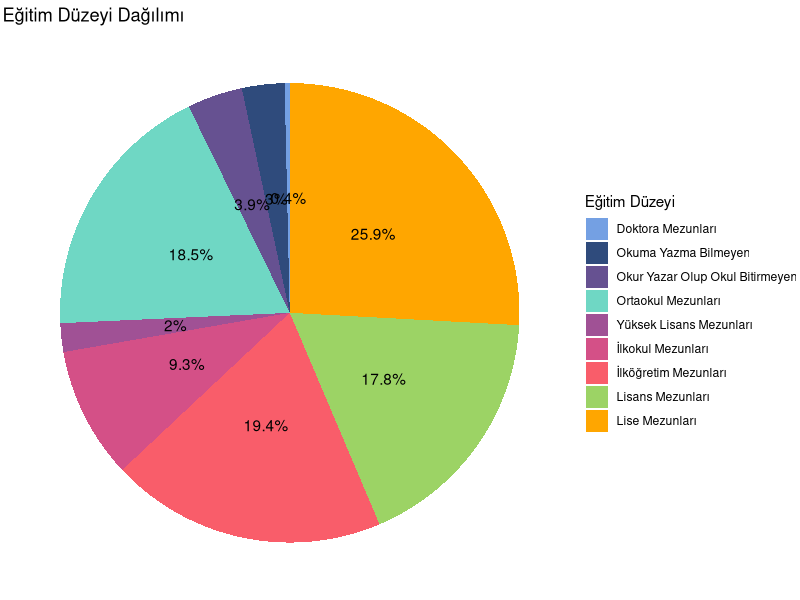
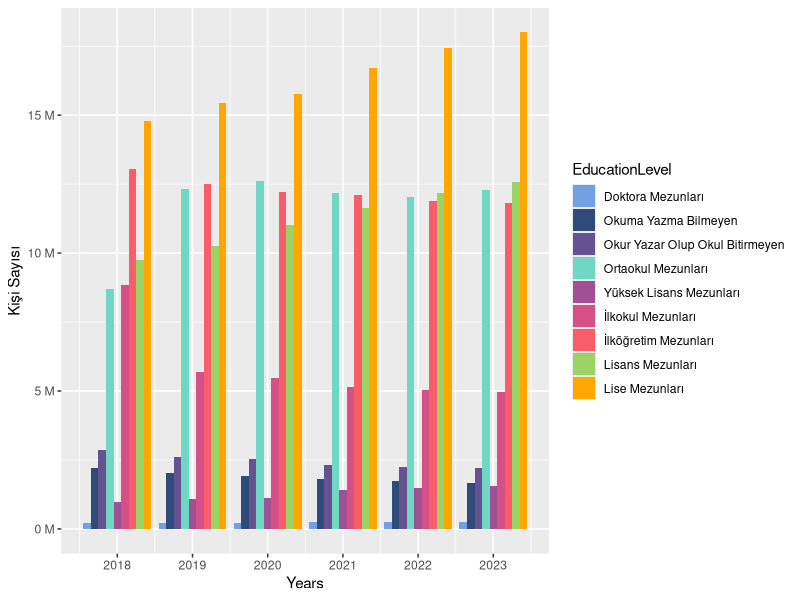
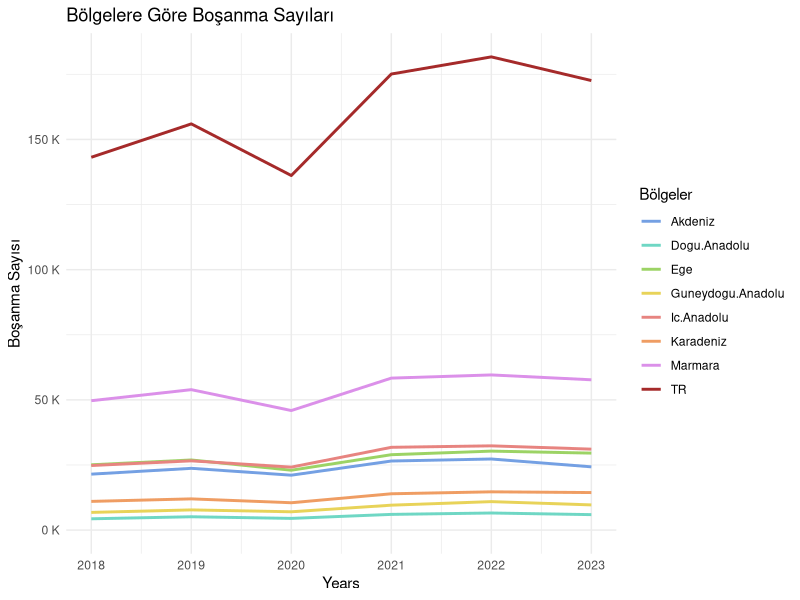
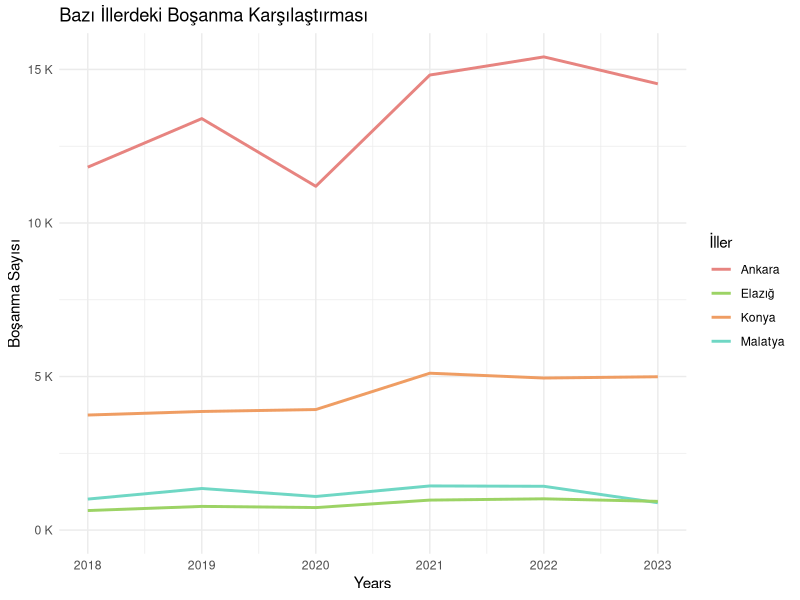
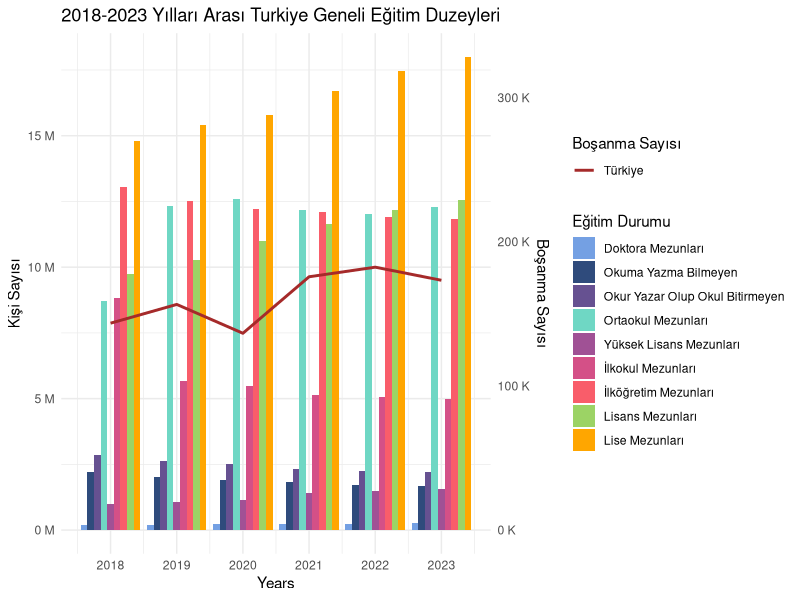
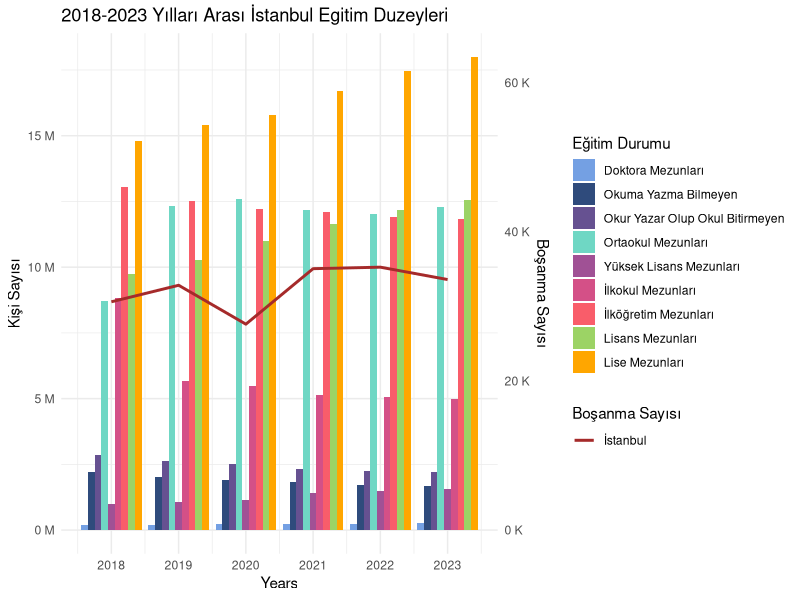
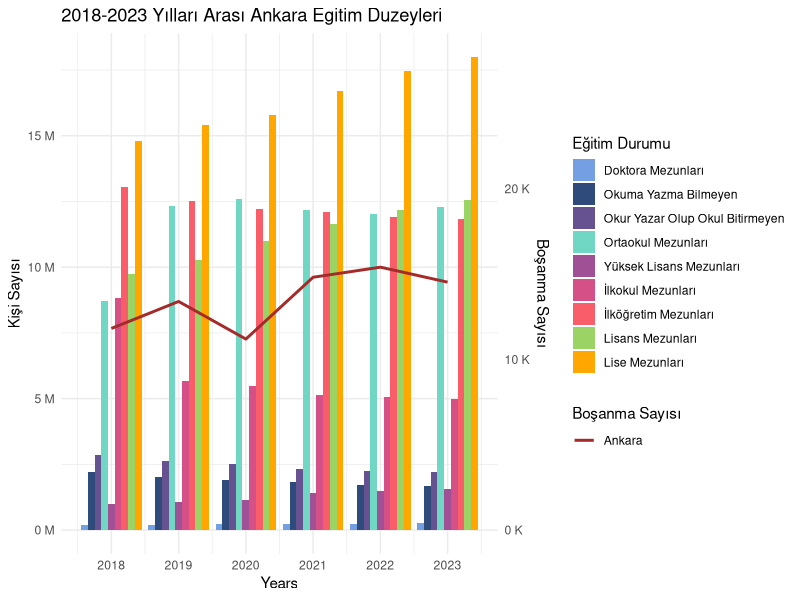
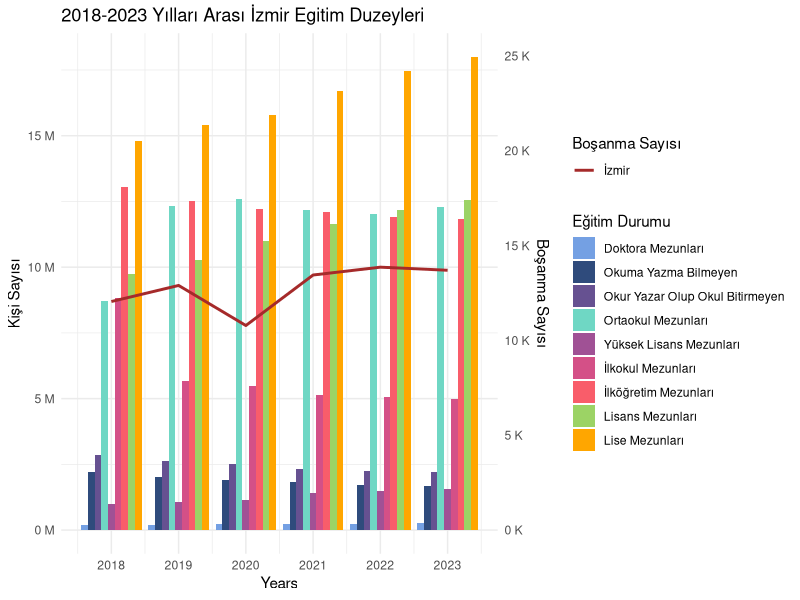

Reproduce these figures in R, in order.
## ---- chunk 1

# Kütüphaneler
suppressPackageStartupMessages(library(readr))
suppressPackageStartupMessages(library(ggplot2))
suppressPackageStartupMessages(library(dplyr))
suppressPackageStartupMessages(library(tidyr))  # pivot_longer fonksiyonu için

# Read bar data
bar_data <- read.csv("./portfolyo/calisma2-veriler/veri_edited_en.csv", header = TRUE, encoding = "UTF-8", sep = ";")

# bar_data ilk 10 satır
knitr::kable(head(bar_data, 10), caption = "Veri Setinin İlk 10 Satırı")

# Reshape bar data to long format
bar_data_long <- bar_data %>%
  pivot_longer(cols = c("illiterate_total", "literate_without_diploma_total", "primary_school_total", "primary_education_total",
                        "lower_secondary_school_total", "upper_secondary_school_total",
                        "universities_and_other_higher_educational_institutions_total",
                        "master_total", "doctorate_total"), names_to = "EducationLevel", values_to = "Total")

# Eğitim düzeyi dağılımı için pie chart
education_summary <- bar_data_long %>%
    group_by(EducationLevel) %>%
    summarize(Total = sum(Total, na.rm = TRUE))

  print(ggplot(education_summary, aes(x = "", y = Total, fill = EducationLevel)) +
    geom_bar(stat = "identity", width = 1) +
    coord_polar("y", start = 0) +
    labs(title = "Eğitim Düzeyi Dağılımı", fill = "Eğitim Düzeyi") +
    theme_void() +
    geom_text(aes(label = paste0(round((Total / sum(Total)) * 100, 1), "%")), 
              position = position_stack(vjust = 0.5)) +
      scale_fill_manual(values = c("doctorate_total" ="#74a0e3",
                               "illiterate_total" = "#2f4b7c", 
                               "literate_without_diploma_total" = "#665191",
                               "lower_secondary_school_total" = "#6fd7c4",
                               "master_total" = "#a05195",
                               "primary_education_total" = "#d45087",
                               "primary_school_total" = "#f95d6a", "universities_and_other_higher_educational_institutions_total" ="#9cd365",
                               "upper_secondary_school_total" ="#ffa600"
                               ),
                    labels = c("Doktora Mezunları",
                               "Okuma Yazma Bilmeyen",
                               "Okur Yazar Olup Okul Bitirmeyen",
                               "Ortaokul Mezunları",
                               "Yüksek Lisans Mezunları",
                               "İlkokul Mezunları",
                               "İlköğretim Mezunları",
                               "Lisans Mezunları",
                               "Lise Mezunları"
                               )))

#Create bar graph through years w/ education data
print(ggplot(bar_data_long, aes(x = year, fill = EducationLevel)) +
      geom_bar(aes(y = Total), stat = "identity", position = "dodge", alpha = 1) +
        scale_fill_manual(values = c("doctorate_total" ="#74a0e3",
                               "illiterate_total" = "#2f4b7c", 
                               "literate_without_diploma_total" = "#665191",
                               "lower_secondary_school_total" = "#6fd7c4",
                               "master_total" = "#a05195",
                               "primary_education_total" = "#d45087",
                               "primary_school_total" = "#f95d6a", "universities_and_other_higher_educational_institutions_total" ="#9cd365",
                               "upper_secondary_school_total" ="#ffa600"
                               ),
                    labels = c("Doktora Mezunları",
                               "Okuma Yazma Bilmeyen",
                               "Okur Yazar Olup Okul Bitirmeyen",
                               "Ortaokul Mezunları",
                               "Yüksek Lisans Mezunları",
                               "İlkokul Mezunları",
                               "İlköğretim Mezunları",
                               "Lisans Mezunları",
                               "Lise Mezunları"
                               )) +
        scale_y_continuous(
      name = "Kişi Sayısı",
      labels = function(x) paste(x / 1e6, "M"),
      limits = c(0, NA)
    ) +
    scale_x_continuous(
      name = "Years",
      breaks = 2018:2023
    ))

# Read line data
line_data <- read.csv("./portfolyo/calisma2-veriler/bosanma_verisi_edited.csv", header = TRUE, encoding = "UTF-8", sep = ";")

# line_data ilk 10 satır
knitr::kable(head(line_data, 10), caption = "Veri Setinin İlk 10 Satırı")

 #read region data
  region_data <- read.csv("./portfolyo/calisma2-veriler/bosanma_bolge.csv", header = TRUE, encoding = "UTF-8", sep = ";")

 # Create line graph throught years acc to regions
  print(ggplot(region_data, aes(x = year)) +
    geom_line(aes(x=year, y = TR, color ="TR"), linewidth = 1) +
    geom_line(aes(x = year, y = Akdeniz, color = "Akdeniz"), linewidth = 1) +
    geom_line(aes(x = year, y = Guneydogu.Anadolu, color = "Guneydogu.Anadolu"), linewidth = 1) +
    geom_line(aes(x=year, y= Ege, color ="Ege"), linewidth = 1) +
    geom_line(aes(x = year, y=Marmara, color ="Marmara"), linewidth = 1) +
    geom_line(aes(x = year, y = Dogu.Anadolu, color="Dogu.Anadolu"), linewidth = 1) +
    geom_line(aes(x = year, y = Ic.Anadolu, color ="Ic.Anadolu"), linewidth = 1) +
    geom_line(aes(x = year, y = Karadeniz, color ="Karadeniz"), linewidth = 1) +
      scale_color_manual(name = "Bölgeler",
                     values = c("Akdeniz" = "#74a0e3", "Guneydogu.Anadolu" = "#e8d359", "Ege" = "#9cd365" , "Marmara" = "#db90e9" , "Dogu.Anadolu" ="#6fd7c4" , "TR" = "brown" , "Ic.Anadolu" = "#e78480","Karadeniz"="#ef9d63")) +
    scale_y_continuous(
      name = "Boşanma Sayısı",
      labels = function(x) paste(x / 1e3, "K"),
      limits = c(0, NA)
    ) +
    scale_x_continuous(
      name = "Years",
      breaks = 2018:2023  # Step 1 on x-axis
    ) +
    labs(title = "Bölgelere Göre Boşanma Sayıları") +
    theme_minimal())

 # Create line grapfh throught years
  print(ggplot(line_data, aes(x = year)) +
    geom_line(aes(x = year, y = Ankara, color = "Ankara"), linewidth = 1) +
    geom_line(aes(x = year, y = Konya, color = "Konya"), linewidth = 1) +
    geom_line(aes(x = year, y = Malatya, color = "Malatya"), linewidth = 1) +
    geom_line(aes(x=year, y= Elazığ, color = "Elazığ"), linewidth = 1) +
      scale_color_manual(name = "İller",
                     values = c("Ankara" = "#e78480", "Konya" = "#ef9d63", "Malatya" = "#6fd7c4", "Elazığ" = "#9cd365")) +
    scale_y_continuous(
      name = "Boşanma Sayısı",
      labels = function(x) paste(x / 1e3, "K"),
      limits = c(0, NA)
    ) +
    scale_x_continuous(
      name = "Years",
      breaks = 2018:2023  # Step 1 on x-axis
    ) +
    labs(title = "Bazı İllerdeki Boşanma Karşılaştırması") +
    theme_minimal())

# Merge data to ensure categories are aligned
merged_data <- merge(bar_data_long, line_data, by = "year", all.x = TRUE)

# İl listesini tanımlama
iller <- c("TR")

for (il in iller) {
  max_value <- max(merged_data[il])
  coef <- 10e6/max_value
  
  # Create the dual-axis plot
  print(ggplot(merged_data, aes(x = year, fill = EducationLevel)) +
    geom_bar(aes(y = Total), stat = "identity", position = "dodge", alpha = 1) +
    geom_line(aes(x = year, y = !!sym(il) * coef, group = "bosanma", color="Türkiye"), linewidth = 1) +
   scale_fill_manual(values = c("doctorate_total" ="#74a0e3",
                               "illiterate_total" = "#2f4b7c", 
                               "literate_without_diploma_total" = "#665191",
                               "lower_secondary_school_total" = "#6fd7c4",
                               "master_total" = "#a05195",
                               "primary_education_total" = "#d45087",
                               "primary_school_total" = "#f95d6a", "universities_and_other_higher_educational_institutions_total" ="#9cd365",
                               "upper_secondary_school_total" ="#ffa600"
                               ),
                    labels = c("Doktora Mezunları",
                               "Okuma Yazma Bilmeyen",
                               "Okur Yazar Olup Okul Bitirmeyen",
                               "Ortaokul Mezunları",
                               "Yüksek Lisans Mezunları",
                               "İlkokul Mezunları",
                               "İlköğretim Mezunları",
                               "Lisans Mezunları",
                               "Lise Mezunları"
                               )) +
    scale_color_manual(values = c("Türkiye" = "brown"), name = "Boşanma Sayısı") +
    scale_y_continuous(
      name = "Kişi Sayısı",
      sec.axis = sec_axis(~ . / coef, name="Boşanma Sayısı",
                          labels = function(x) paste(x / 1e3, "K")),
      labels = function(x) paste(x / 1e6, "M"),
      limits = c(0, NA)
    ) +
    scale_x_continuous(
      name = "Years",
      breaks = 2018:2023  # Step 1 on x-axis
    ) +
    labs(title = ifelse(il == "TR", "2018-2023 Yılları Arası Turkiye Geneli Eğitim Duzeyleri", paste("2018-2023 Yılları Arası", il, "Egitim Duzeyleri")), fill = "Eğitim Durumu") +
    theme_minimal())
}

iller <- c("İstanbul", "Ankara", "İzmir", "Ardahan", "Bayburt", "Tunceli")

for (il in iller) {
  max_value <- max(merged_data[il])
  coef <- 10e6/max_value
  
  # Create the dual-axis plot
  print(ggplot(merged_data, aes(x = year, fill = EducationLevel)) +
    geom_bar(aes(y = Total), stat = "identity", position = "dodge", alpha = 1) +
    geom_line(aes(x = year, y = !!sym(il) * coef, group = "bosanma", color = "bosanma"), linewidth = 1) +
   scale_fill_manual(values = c("doctorate_total" ="#74a0e3",
                               "illiterate_total" = "#2f4b7c", 
                               "literate_without_diploma_total" = "#665191",
                               "lower_secondary_school_total" = "#6fd7c4",
                               "master_total" = "#a05195",
                               "primary_education_total" = "#d45087",
                               "primary_school_total" = "#f95d6a", "universities_and_other_higher_educational_institutions_total" ="#9cd365",
                               "upper_secondary_school_total" ="#ffa600"
                               ),
                    labels = c("Doktora Mezunları",
                               "Okuma Yazma Bilmeyen",
                               "Okur Yazar Olup Okul Bitirmeyen",
                               "Ortaokul Mezunları",
                               "Yüksek Lisans Mezunları",
                               "İlkokul Mezunları",
                               "İlköğretim Mezunları",
                               "Lisans Mezunları",
                               "Lise Mezunları"
                               )) +
    scale_color_manual(values = c("bosanma" = "brown"), name = "Boşanma Sayısı" , labels= c(il)) +
    scale_y_continuous(
      name = "Kişi Sayısı",
      sec.axis = sec_axis(~ . / coef, name="Boşanma Sayısı",
                          labels = function(x) paste(x / 1e3, "K")),
      labels = function(x) paste(x / 1e6, "M")
    ) +
    scale_x_continuous(
      name = "Years",
      breaks = 2018:2023  # Step 1 on x-axis
    ) +
    labs(title = ifelse(il == "TR", "2018-2023 Yılları Arası Turkiye Geneli Eğitim Duzeyleri", paste("2018-2023 Yılları Arası", il, "Egitim Duzeyleri")), fill = "Eğitim Durumu") +
    theme_minimal())
}
